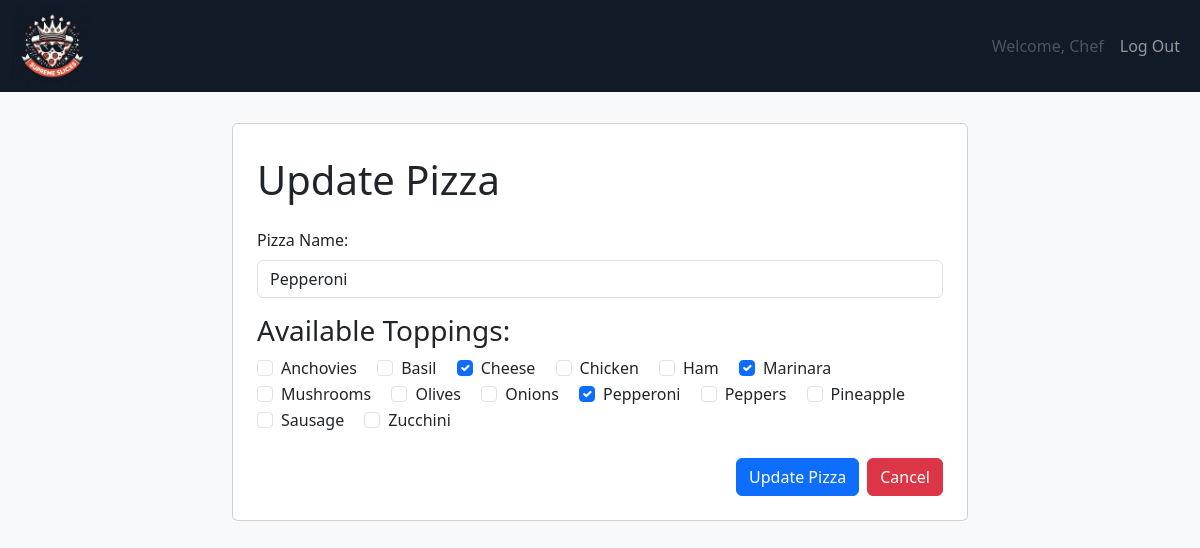
Page /chef/update_pizza/10/ (signed in) on the committed database.
### Owner/models.py (models this page shows, shortened)
class Pizza(models.Model):
    name = models.CharField(max_length=100, unique=True, blank=False, null=False, db_index=True)
    toppings = models.ManyToManyField(Topping)  # Many-to-many relationship with Topping model
    class Meta:
        ordering = [Lower('name')]  # Case-insensitive ordering

class Topping(models.Model):
    name = models.CharField(max_length=100, unique=True, blank=False, null=False, db_index=True)
    class Meta:
        ordering = [Lower('name')]  # Case-insensitive ordering

### Chef/decorators.py (the view)
    def wrapped_view(request, *args, **kwargs):
        if request.user.is_authenticated and request.user.username == 'Chef':
            return view_func(request, *args, **kwargs)
        else:
            return HttpResponseForbidden("You don't have permission to access this page.")

### Chef/forms.py (shortened to what this page needs)
class PizzaForm(forms.ModelForm):
    class Meta:
        model = Pizza
        fields = ['name', 'toppings']
        widgets = {
            'toppings': forms.CheckboxSelectMultiple # Use checkboxes for selecting toppings
        }

### Chef/views.py (called while the page is built)
@chef_required
def update_pizza(request, pizza_id):
    pizza = get_object_or_404(Pizza, pk=pizza_id)
    available_toppings = Topping.objects.order_by('name')
    selected_toppings = pizza.toppings.all()
    if request.method == 'POST':
        form = PizzaForm(request.POST, instance=pizza)
        if form.is_valid():
            form.save()
            return redirect('chef_dashboard')
    else:
        form = PizzaForm(instance=pizza)
    context = {
        'pizza': pizza,
        'form': form,
        'available_toppings': available_toppings,
        'selected_toppings': selected_toppings,
    }
    return render(request, 'update_pizza.html', context)

### Chef/templates/update_pizza.html (shortened to what this page needs)
<!DOCTYPE html>
<html lang="en">
{% load bootstrap5 %}
{% bootstrap_css %}
{% load static %}
<head>
    <link href="https://cdn.jsdelivr.net/npm/bootstrap@5.3.0-alpha1/dist/css/bootstrap.min.css" rel="stylesheet">
    <link rel="stylesheet" type="text/css" href="{% static 'css/update_pizza.css' %}">
</head>
<body>
    {% block content %}
    <nav class="navbar navbar-expand-lg navbar-dark fixed-top">
        <div class="container-fluid">
            <a class="navbar-brand me-auto" href="#">
                <img src="{% static 'images/supreme_slices_logo.png' %}"  alt="Supreme Slices logo of a pizza with a crown and sunglasses" width="80" height="80">
            </a>
            <div class="collapse navbar-collapse" id="navbarNav">
                <ul class="navbar-nav ms-auto">
                    <li class="nav-item">
                       <a class="nav-link disabled" href="#" tabindex="-1" aria-disabled="true">Welcome, Chef</a>
                    </li>
                    <li class="nav-item">
                        <a class="nav-link" href="{% url 'logout' %}">Log Out</a>
                    </li>
                </ul>
            </div>
        </div>
    </nav>
    <div class="container mt-5">
        <div class="row justify-content-center">
            <div class="col-md-8">
                <div class="card p-4">
                    <h1 class="card-title mt-2 mb-4">Update Pizza</h1>
                    <form method="post">
                        <div class="mb-3">
                            <label for="id_name" class="form-label">Pizza Name:</label>
                            <input type="text" id="id_name" name="name" value="{{ pizza.name }}" class="form-control">
                        </div>
                        <h3>Available Toppings:</h3>
                        <div class="mb-3">
                            {% for topping in available_toppings %}
                            <div class="form-check form-check-inline">
                                <input type="checkbox" id="topping_{{ topping.id }}" name="toppings" value="{{ topping.id }}" class="form-check-input" {% if topping in selected_toppings %} checked {% endif %}>
                                <label for="topping_{{ topping.id }}" class="form-check-label">{{ topping.name }}</label>
                            </div>
                            {% endfor %}
                        </div>
                        <div class="button-container mt-4 d-flex justify-content-end">
                            <button type="submit" class="btn btn-primary me-2">Update Pizza</button>
                            <a href="{% url 'chef_dashboard' %}" class="btn btn-danger">Cancel</a>
                        </div>
                    </form>
                </div>
            </div>
        </div>
    </div>
</body>
{% endblock %}
</html>

### static/css/update_pizza.css (style rules this page uses)
body { background-color: #f8f9fa; }
.navbar { background-color: #111B27; padding-top: 1px; padding-bottom: 1px; }
.navbar-brand { color: #fff; }
.container { margin-top: 50px; padding-top: 75px; }
.card { padding: 20px; }

### rows in the picture
Pizza: name "Pepperoni"
Topping: name "Anchovies"
Topping: name "Basil"
Topping: toppings "☑", name "Cheese"
Topping: name "Chicken"
Topping: name "Ham"
Topping: toppings "☑", name "Marinara"
Topping: name "Mushrooms"
Topping: name "Olives"
Topping: name "Onions"
Topping: toppings "☑", name "Pepperoni"
Topping: name "Peppers"
Topping: name "Pineapple"
Topping: name "Sausage"
Topping: name "Zucchini"
